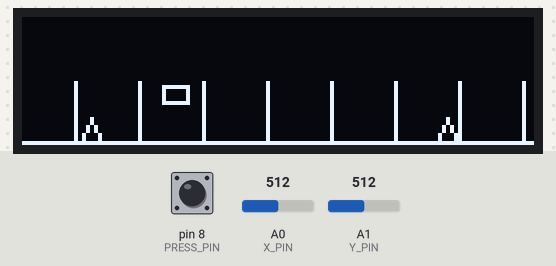
This sketch was run on a simulated Arduino Uno, built with avr-gcc and run on an emulated ATmega328P. Parts: 128×32 one-colour display. The test bench sets the inputs (shaded band); at power-on: A0 (X_PIN) = 512, A1 (Y_PIN) = 512, pin 8 (PRESS_PIN) HIGH. The display library's start-up logo is not drawn; random numbers use the default seed unless the sketch sets one; what the sketch prints to the serial monitor is not drawn.

Above: at 1.7 s.
1.8 s: A0 (X_PIN) set to 810
At 4.43 s:
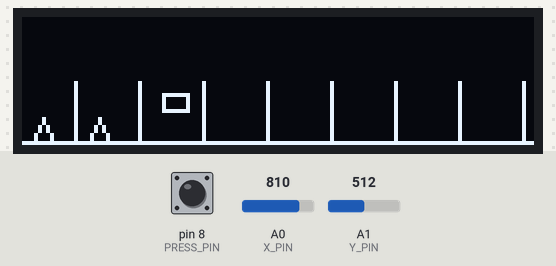
4.8 s: A1 (Y_PIN) set to 810
At 5.24 s:
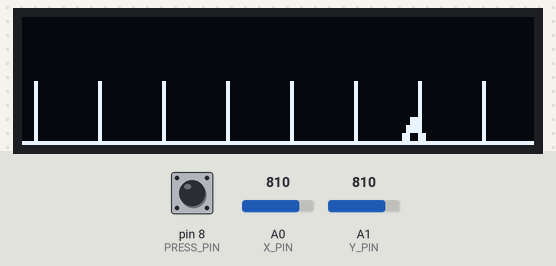
6.5 s: A0 (X_PIN) set to 790
9.5 s: A1 (Y_PIN) set to 790
At 9.72 s:
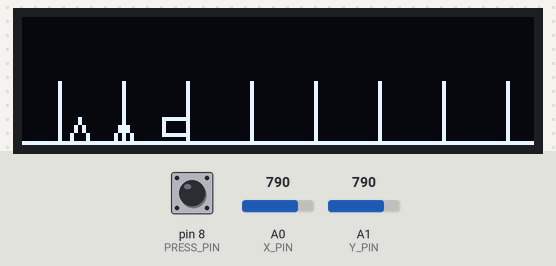
11.0 s: A0 (X_PIN) set to 900
At 13.23 s:
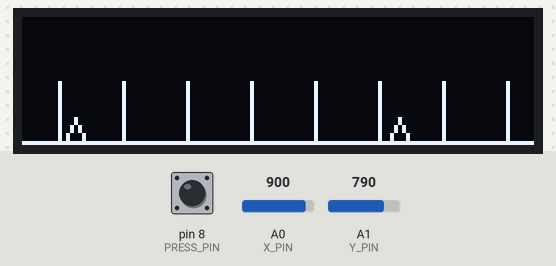
13.6 s: A1 (Y_PIN) set to 900
At 14.09 s:
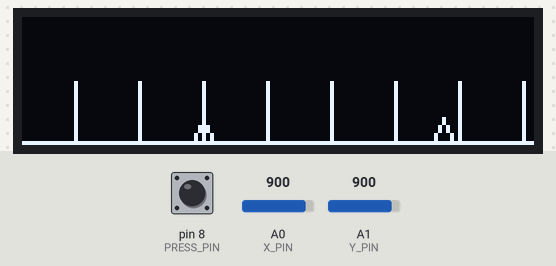
Timing chart, 0 to 16.4 s (numbered marks = the images above; inputs shaded):
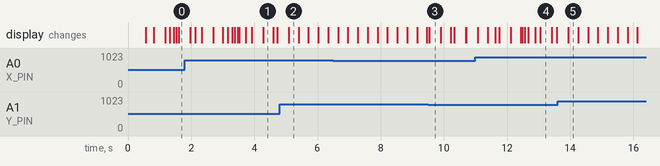

The sketch:

joystick_platformer.ino
```cpp
#include <SPI.h>
#include <Wire.h>
#include <Adafruit_GFX.h>
#include <Adafruit_SSD1306.h>

// JOYSTICK PINS
const int X_PIN = A0;
const int Y_PIN = A1;
const int PRESS_PIN = 8;

// OLED DEFINITIONS
#define SCREEN_WIDTH 128 // OLED display width, in pixels
#define SCREEN_HEIGHT 32 // OLED display height, in pixels
// PINS arduino UNO: A4(SDA), A5(SCL)
#define OLED_RESET     -1 // Reset pin # (or -1 if sharing Arduino reset pin)
#define SCREEN_ADDRESS 0x3C ///< See datasheet for Address; 0x3D for 128x64, 0x3C for 128x32
Adafruit_SSD1306 display(SCREEN_WIDTH, SCREEN_HEIGHT, &Wire, OLED_RESET);

// Delay flags
unsigned long prevMil = 0;

// Joystick variables
int xValue;
int yValue;
int press;
int direction;

// Joystick enums
enum stickState { TOP, MID, BOT }; // If joystick potensiometer gives high or low value (HIGH != UP, LOW != DOWN);
stickState xState = MID;
stickState yState = MID;

// Direction of joystick as seen from when text on joystick is the correct way
enum directionState { NONE,
                 UP,
                 R_UP,
                 RIGHT,
                 R_DOWN,
                 DOWN,
                 L_DOWN,
                 LEFT,
                 L_UP };
directionState dir = NONE;
// Array of direction names to make it easier to write direction when needed (enum only gives index value)
char *directionName[] = { "NONE",
                          "UP",
                          "RIGHT and UP",
                          "RIGHT",
                          "RIGHT and DOWN",
                          "DOWN",
                          "LEFT and DOWN",
                          "LEFT",
                          "LEFT and UP" };

// Game variables
int playerXPos = 35;
int playerYPos = 26;
bool rising = false;
unsigned long airtime = 0;
int enemyPos[] = {10};
unsigned long hitDelay = 0;

enum scrollDirection { STAND, MOVE_RIGHT, MOVE_LEFT };
scrollDirection scrollDir = STAND;
char *scrollDirectionName[] = { "STAND", "MOVE RIGHT", "MOVE LEFT "};

// Function declarations so the code knows these functions exist somewhere in the code
// Joystick declarations
void updateJoystick();
void updateXAxis();
void updateYAxis();
void updatePress();
void updateDirection();
// OLED declarations
void updateOLED();
void drawTerrain();
void drawCharacter();
void drawDefaultEnemy();
// Game Mechanic Functions
void updateGame();
void movePlayer();
void moveDefaultEnemy();
void hitDetection();

void setup() {
  Serial.begin(9600);
  pinMode(PRESS_PIN, INPUT_PULLUP);

  // SSD1306_SWITCHCAPVCC = generate display voltage from 3.3V internally
  if(!display.begin(SSD1306_SWITCHCAPVCC, SCREEN_ADDRESS)) {
    Serial.println(F("SSD1306 allocation failed"));
    for(;;); // Don't proceed, loop forever
  }

  display.display();
  delay(500); // Pause for 2 seconds

  // Clear the buffer
  display.clearDisplay();
}

void loop() {
  updateJoystick();


  if (millis() - prevMil > 25) {
    prevMil = millis();
    updateOLED();
    updateGame();

    //Serial.print("x direction: "); Serial.print(xState);
    //Serial.print(". y direction: "); Serial.print(yState);
    //Serial.print(". press value: "); Serial.println(press);
    //Serial.println(directionName[dir]);
    //Serial.println(scrollDirectionName[scrollDir]);
    //Serial.print(playerXPos); Serial.print(". "); Serial.println(playerYPos);
    //Serial.println(enemyPos[0]);
    //Serial.println("");
  }
}

// Joystick-functions
void updateJoystick() { // Function that combines all joystick-updating functions
  updateXAxis();
  updateYAxis();
  updatePress();
  updateDirection();
}

void updateXAxis() { // Updates x-axis of joystick
  xValue = analogRead(X_PIN);
  if (xValue > 800) {
    xState = TOP;
  } else if (xValue < 200) {
    xState = BOT;
  } else {
    xState = MID;
  }
}

void updateYAxis() {// Updates y-axis of joystick
  yValue = analogRead(Y_PIN);
  if (yValue > 800) {
    yState = TOP;
  } else if (yValue < 200) {
    yState = BOT;
  } else {
    yState = MID;
  }
}

void updatePress() { // Updates where or not button is pressed
  press = digitalRead(PRESS_PIN);
}

void updateDirection() { // Uses axis updates to find the actual direction of the joystick
  if (xState == TOP) {
    if (yState == TOP) {
      dir = R_DOWN;
    } else if (yState == BOT) {
      dir = R_UP;
    } else {
      dir = RIGHT;
    }
  } else if (xState == BOT) {
    if (yState == TOP) {
      dir = L_DOWN;
    } else if (yState == BOT) {
      dir = L_UP;
    } else {
      dir = LEFT;
    }
  } else {
    if (yState == TOP) {
      dir = DOWN;
    } else if (yState == BOT) {
      dir = UP;
    } else {
      dir = NONE;
    }
  }
}

// OLED-functions
void updateOLED(){
  display.clearDisplay();
  drawTerrain();
  drawPlayer();
  drawDefaultEnemy();
  display.display();
}

void drawTerrain(){
  display.drawLine(0, 31, display.width()-1, 31, SSD1306_WHITE);

  for(int i = 0; i < 256; i += 16){
    display.drawLine(i - playerXPos, 16, i - playerXPos, 31, SSD1306_WHITE);
  }
}

void drawPlayer(){
  display.drawRect(35, playerYPos, 7, 5, SSD1306_WHITE);
}

void drawDefaultEnemy(){
  for(int i = 0; i < sizeof(enemyPos); i++){
    //display.drawRect(enemyPos[i], 25, 6,6, SSD1306_WHITE);
    display.drawTriangle(enemyPos[i], 25, enemyPos[i]-3, 25+6, enemyPos[i]+3, 25+6, SSD1306_WHITE);
  }
}
// Game Mechanic Fuctions
void updateGame(){
  movePlayer();
  moveDefaultEnemy();
  hitDetection();
};

void movePlayer(){
  if(yState == BOT){
    scrollDir = MOVE_RIGHT;
  } else if (yState == TOP){
    scrollDir = MOVE_LEFT;
  } else {
    scrollDir = STAND;
  }

  switch(scrollDir){
    case STAND:
      break;
    case MOVE_RIGHT:
      playerXPos -= 1;
      if (playerXPos < -1){
        playerXPos = 127;
      }
      break;
    case MOVE_LEFT:
      playerXPos += 1;
      if(playerXPos > 127){
        playerXPos = 0;
      }
      break;
  }

  if ((playerYPos == 26) && (xState == TOP)){
    rising = true;
    airtime = millis();
  }
  if ((rising == true) && (millis()-airtime < 500)){
    playerYPos -= 1;
  } else {
    rising = false;
    if(playerYPos < 26){
      playerYPos += 1;
    }
  }
}

void moveDefaultEnemy(){
  for(int i = 0; i < sizeof(enemyPos); i++){
    int movement = random(0, 3);
    enemyPos[i] -= movement;

    if(scrollDir == MOVE_RIGHT){
      enemyPos[i] += 1;
    } else if (scrollDir == MOVE_LEFT){
      enemyPos[i] -= 1;
    }

    if (enemyPos[i] < -1){
      enemyPos[i] = 130;
    }
  }
}

void hitDetection(){
  if(millis() - hitDelay > 500){
    for(int i = 0; i < sizeof(enemyPos); i++){
    if((((playerXPos - enemyPos[i]) < 5) && ((playerXPos - enemyPos[i]) > 0)) && (playerYPos+5 > 25)){
      Serial.println("Hit");
      hitDelay = millis();
      }
    }
  }
}
```
